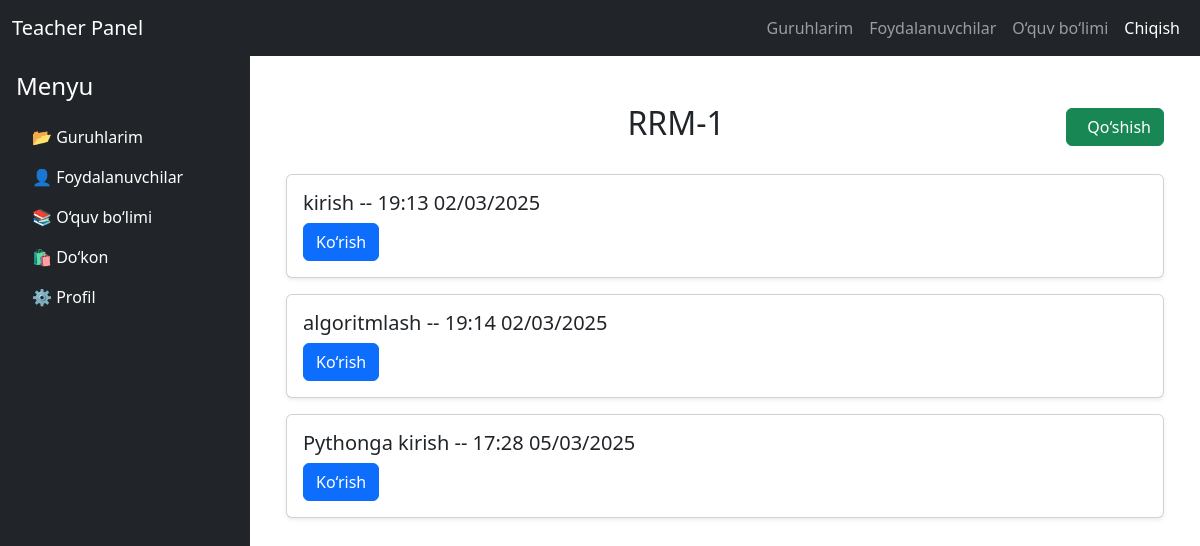
The page /teachers/group_lessons/1/ (signed in) on the database its author committed.
### education/models.py (models this page shows, shortened)
class BaseModel(models.Model):
    created_at = models.DateTimeField(auto_now_add=True)
    updated_at = models.DateTimeField(auto_now=True)
    class Meta:
        abstract = True

class Group(BaseModel):
    name = models.CharField(max_length=255)
    course = models.ForeignKey(Course, on_delete=models.CASCADE)
    teacher = models.ForeignKey(Teacher, on_delete=models.SET_NULL, null=True, related_name='group_teacher')

class Lesson(BaseModel):
    title = models.CharField(max_length=255)
    group = models.ForeignKey(Group, on_delete=models.CASCADE, related_name='lessons')
    date = models.DateField()

### teachers/views.py (the view)
# urls.py: path('group_lessons/<int:pk>/', views.lessons_list, name='lessons'),
@login_required(login_url='education:login')
def lessons_list(request, pk):
    group = get_object_or_404(Group, id=pk)
    teacher = get_object_or_404(Teacher, id=group.teacher.id)
    lessons = group.lessons.all()
    context = {
        'group': group,
        'lessons': lessons,
        'teacher': teacher,
    }
    return render(request, 'teachers/lessons.html', context)

### teachers/templates/teachers/lessons.html (shortened to what this page needs)
{% extends 'teachers/base.html' %}
{% block content %}
    <div class="container mt-4">
        <div class="d-flex justify-content-between align-items-center mb-4">
            <h2 class="text-center flex-grow-1">{{ group.name }}</h2>
            <a href="{% url 'teachers:add_lesson' group.id %}" class="btn btn-success d-flex align-items-center">
                 Qo‘shish
            </a>
        </div>
        {% for lesson in lessons %}
            <div class="row">
                <div class="col-12">
                    <div class="card mb-3 shadow-sm">
                        <div class="card-body">
                            <h5 class="card-title">{{ lesson.title }} -- {{ lesson.created_at|date:"H:i  d/m/Y" }}</h5>
                            <a href="{% url 'teachers:lesson_detail' lesson.id %}" class="btn btn-primary">
                                 Ko‘rish
                            </a>
                        </div>
                    </div>
                </div>
            </div>
        {% empty %}
            <p class="text-center">❌ Hozircha hech qanday darslar mavjud emas.</p>
        {% endfor %}
    </div>
{% endblock %}

### rows shown on the page
Group: name "RRM-1"
Lesson: title "kirish", created_at "19:13 02/03/2025"
Lesson: title "algoritmlash", created_at "19:14 02/03/2025"
Lesson: title "Pythonga kirish", created_at "17:28 05/03/2025"
